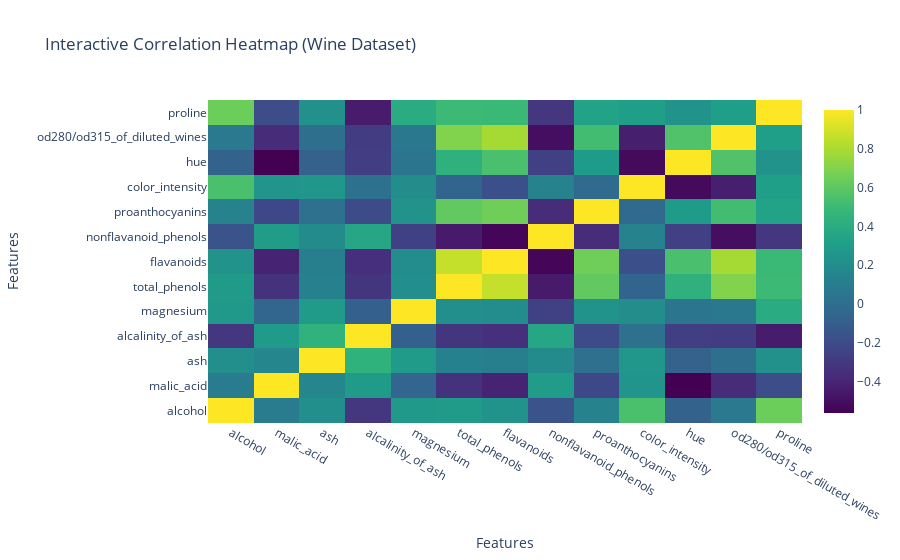

Write notebook code for a chart like this one.
### Markdown cell above
Task 4: Interactive Heatmap with Plotly

Generate a correlation heatmap for a random dataset using Plotly.
Add interactive tooltips to display exact values.

### Code cell
from sklearn.datasets import load_wine
import pandas as pd
import plotly.graph_objects as go

# Load the wine dataset
wine_data = load_wine()
data = pd.DataFrame(wine_data.data, columns=wine_data.feature_names)

# Calculate the correlation matrix
correlation_matrix = data.corr()

# Create interactive heatmap
fig = go.Figure(
    data=go.Heatmap(
        z=correlation_matrix.values,
        x=correlation_matrix.columns,
        y=correlation_matrix.columns,
        colorscale='Viridis',
        hoverongaps=False
    )
)
fig.update_layout(
    title="Interactive Correlation Heatmap (Wine Dataset)",
    xaxis_title="Features",
    yaxis_title="Features"
)
fig.show()

### Figure 1 — Plotly figure (JSON) as saved in the notebook; plotly's stock layout.template omitted (floating-point values rounded to 4 significant figures; data arrays with more than 128 entries replaced by an {"elided": "..."} marker saying what was removed)
{"data": [{"colorscale": [[0, "#440154"], [0.1111, "#482878"], [0.2222, "#3e4989"], [0.3333, "#31688e"], [0.4444, "#26828e"], [0.5556, "#1f9e89"], [0.6667, "#35b779"], [0.7778, "#6ece58"], [0.8889, "#b5de2b"], [1, "#fde725"]], "hoverongaps": false, "type": "heatmap", "x": ["alcohol", "malic_acid", "ash", "alcalinity_of_ash", "magnesium", "total_phenols", "flavanoids", "nonflavanoid_phenols", "proanthocyanins", "color_intensity", "hue", "od280/od315_of_diluted_wines", "proline"], "y": ["alcohol", "malic_acid", "ash", "alcalinity_of_ash", "magnesium", "total_phenols", "flavanoids", "nonflavanoid_phenols", "proanthocyanins", "color_intensity", "hue", "od280/od315_of_diluted_wines", "proline"], "z": {"elided": "13x13 float values"}}], "layout": {"title": {"text": "Interactive Correlation Heatmap (Wine Dataset)"}, "xaxis": {"title": {"text": "Features"}}, "yaxis": {"title": {"text": "Features"}}}}
